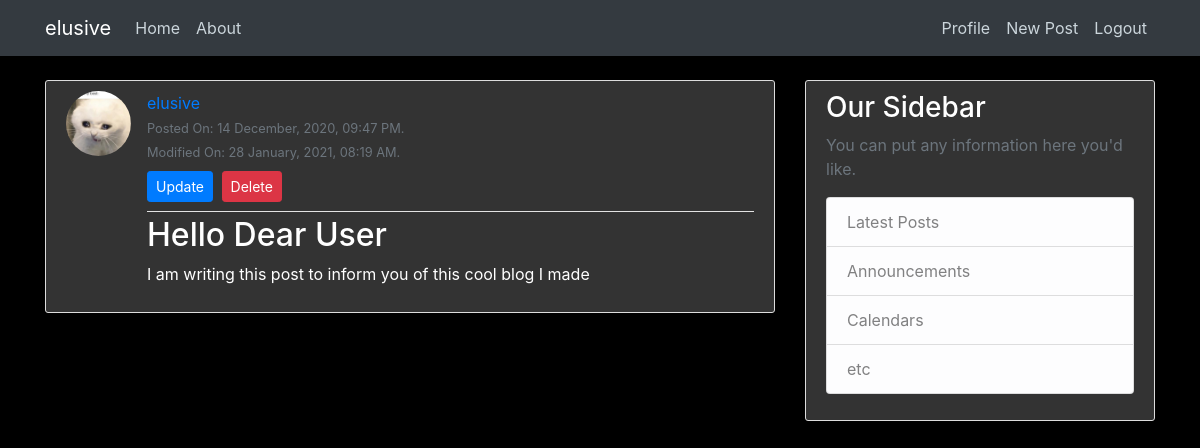
The app's page /post/10/ (signed in) with its own data.
### blog/models.py (models this page shows, shortened)
class Post(models.Model):
    title = models.CharField(max_length = 100)
    content = models.TextField()
    date_posted = models.DateTimeField(default=timezone.now)
    last_modified = models.DateTimeField(auto_now=True)
    author = models.ForeignKey(User, on_delete=models.CASCADE)

### users/models.py (models this page shows, shortened)
class Profile(models.Model):
    user = models.OneToOneField(User, on_delete=models.CASCADE)
    img = models.ImageField(default='default.jpg', upload_to='profile_pics')

### blog/views.py (the view)
# urls.py: path('post/<int:pk>/', PostDetailView.as_view(), name='post-detail'),
class PostDetailView(DetailView):
    model = Post

### blog/templates/blog/post_detail.html
{% extends 'blog/base.html' %}
{% block content %}
    <article class="media content-section">
        <img class="rounded-circle article-img" src="{{ object.author.profile.img.url }}">
        <div class="media-body">
            <div class="article-metadata">
            <a class="mr-2" href="#">{{ object.author }}</a>
            <br>
            <small class="text-muted">Posted On: {{ object.date_posted|date:"d F, Y, h:i A." }}</small>
            <br>
            <small class="text-muted">Modified On: {{ object.last_modified|date:"d F, Y, h:i A." }}</small>
            <br>
            {% if object.author == user %}
                <a class='btn btn-primary btn-sm mt-2 mb-2 mr-1' href="{% url 'post-update' object.id %}">Update</a>
                <a class='btn btn-danger btn-sm mt-2 mb-2' href="{% url 'post-delete' object.id %}">Delete</a>
            {% endif %}
            </div>
            <h2 class="article-title">{{ object.title }}</h2>
            <p class="article-content">{{ object.content }}</p>
        </div>
    </article>
{% endblock content %}

### blog/templates/blog/base.html (shortened to what this page needs)
{% load static %}
<!doctype html>
<html lang="en">
<head>
    <link rel="stylesheet" href="https://maxcdn.bootstrapcdn.com/bootstrap/4.0.0/css/bootstrap.min.css">
    <link rel="stylesheet" type="text/css" href="{% static 'blog/main.css' %}">
</head>
    <body>
        <header class="site-header">
            <nav class="navbar navbar-expand-md navbar-dark bg-dark fixed-top">
            <div class="container">
              {% if user.is_authenticated %}
                <a class="navbar-brand" href="{% url 'blog-home' %}">
                  {{ user.username }}
                </a>
              {% else %}
                <a class="navbar-brand" href="{% url 'blog-home' %}">Elusive's Blog</a>
              {% endif %}
                <div class="collapse navbar-collapse" id="navbarToggle">
                <div class="navbar-nav mr-auto">
                    <a class="nav-item nav-link" href="{% url 'blog-home' %}">Home</a>
                    <a class="nav-item nav-link" href="{% url 'blog-about' %}">About</a>
                </div>
                <div class="navbar-nav">
                  {% if user.is_authenticated %}
                    <a class="nav-item nav-link" href="{% url 'profile' %}">Profile</a>
                    <a class="nav-item nav-link" href="{% url 'post-create' %}">New Post</a>
                    <a class="nav-item nav-link" href="{% url 'logout' %}">Logout</a>
                  {% else %}
                    <a class="nav-item nav-link" href="{% url 'login' %}">Login</a>
                    <a class="nav-item nav-link" href="{% url 'register' %}">Register</a>
                  {% endif %}
                </div>
                </div>
            </div>
            </nav>
        </header>
        <main role="main" class="container">
            <div class="row">
              <div class="col-md-8">
              {% block content %}{% endblock %}
              </div>
              <div class="col-md-4">
                <div class="content-section">
                  <h3>Our Sidebar</h3>
                  <p class='text-muted'>You can put any information here you'd like.
                    <ul class="list-group">
                      <li class="list-group-item list-group-item-light">Latest Posts</li>
                      <li class="list-group-item list-group-item-light">Announcements</li>
                      <li class="list-group-item list-group-item-light">Calendars</li>
                      <li class="list-group-item list-group-item-light">etc</li>
                    </ul>
                  </p>
                </div>
              </div>
            </div>
        </main>
    </body>
</html>

### blog/static/blog/main.css (style rules this page uses)
body { background: #000000; color: #ffffff; margin-top: 5rem; }
h1, h2, h3, h4, h5, h6 { color: #ffffff; }
ul { margin: 0; }
.site-header .navbar-nav .nav-link { color: #cbd5db; }
.content-section { color: #ffffff; background: #333333; padding: 10px 20px; border: 1px solid #dddddd; border-radius: 3px; margin-bottom: 20px; }
.article-title { color: #ffffff; }
.article-content { white-space: pre-line; }
.article-img { height: 65px; width: 65px; margin-right: 16px; }
.article-metadata { padding-bottom: 1px; margin-bottom: 4px; border-bottom: 1px solid #e3e3e3 }

### records on screen
Post: author.profile.img (picture), author "elusive", date_posted "14 December, 2020, 09:47 PM.", last_modified "28 January, 2021, 08:19 AM.", title "Hello Dear User", content "I am writing this post to inform you of this cool blog I made"

### other values on screen
{{ user.username }} "elusive"
